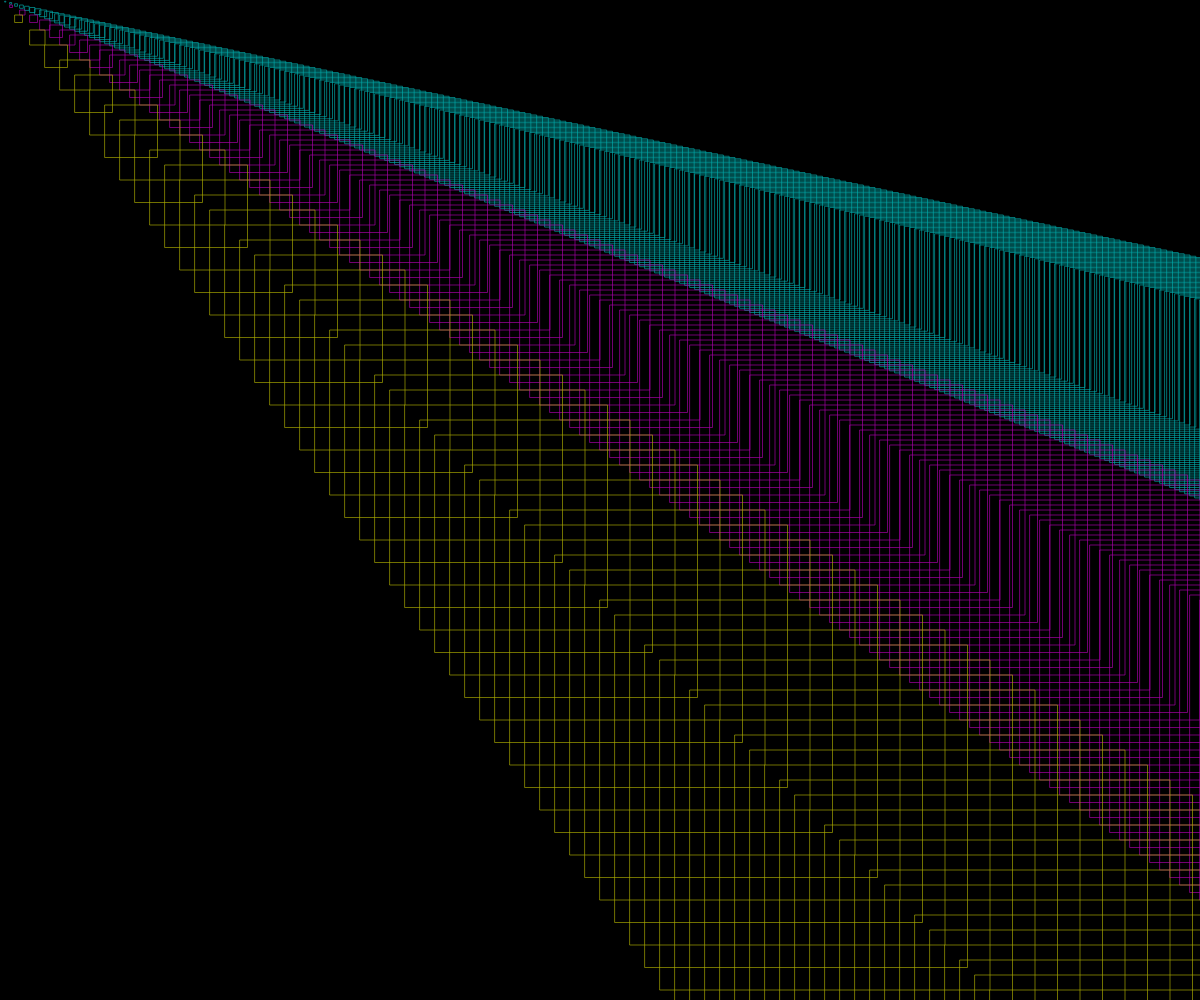
Frame 1 (no input)
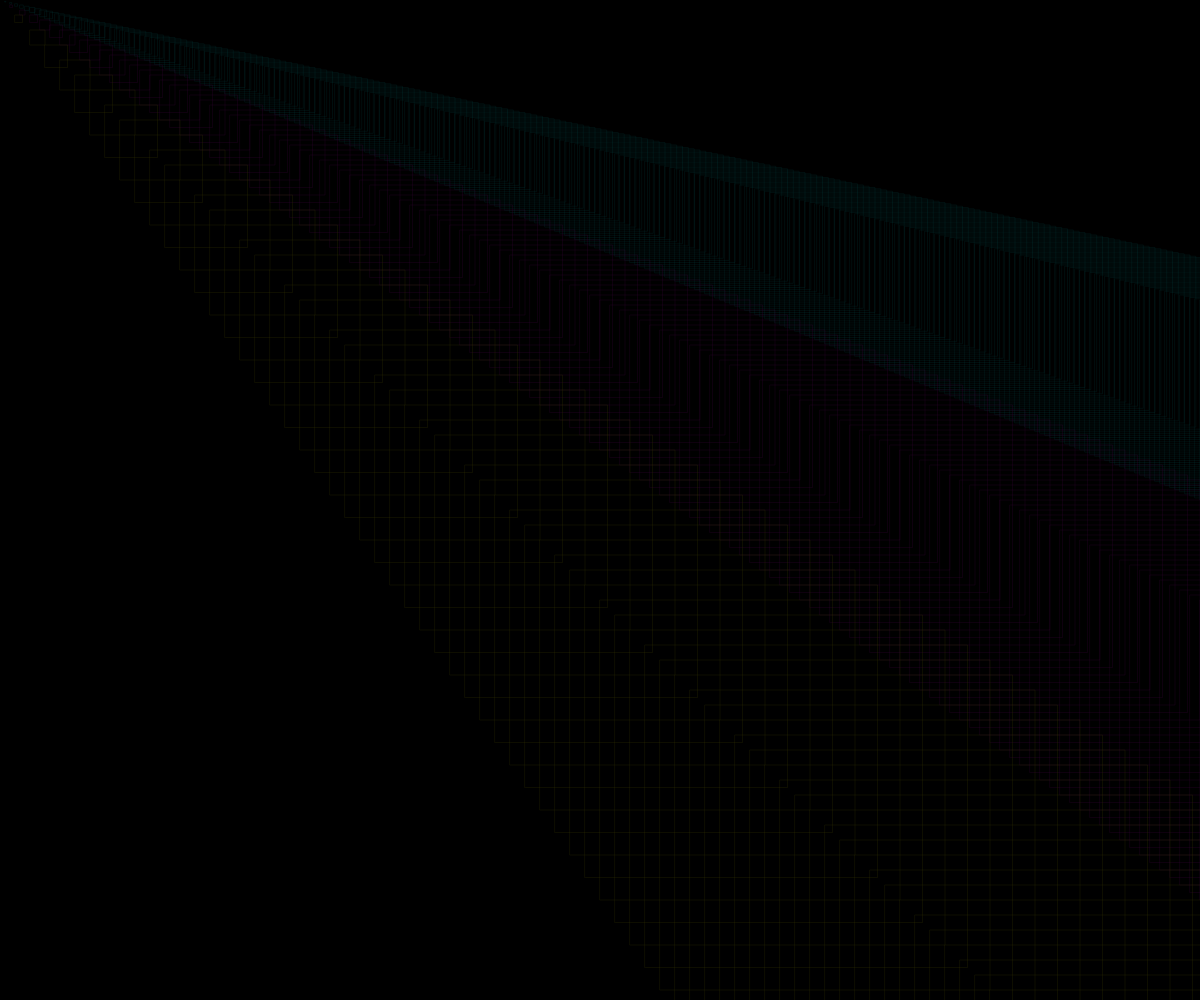
Frame 60 (no input)
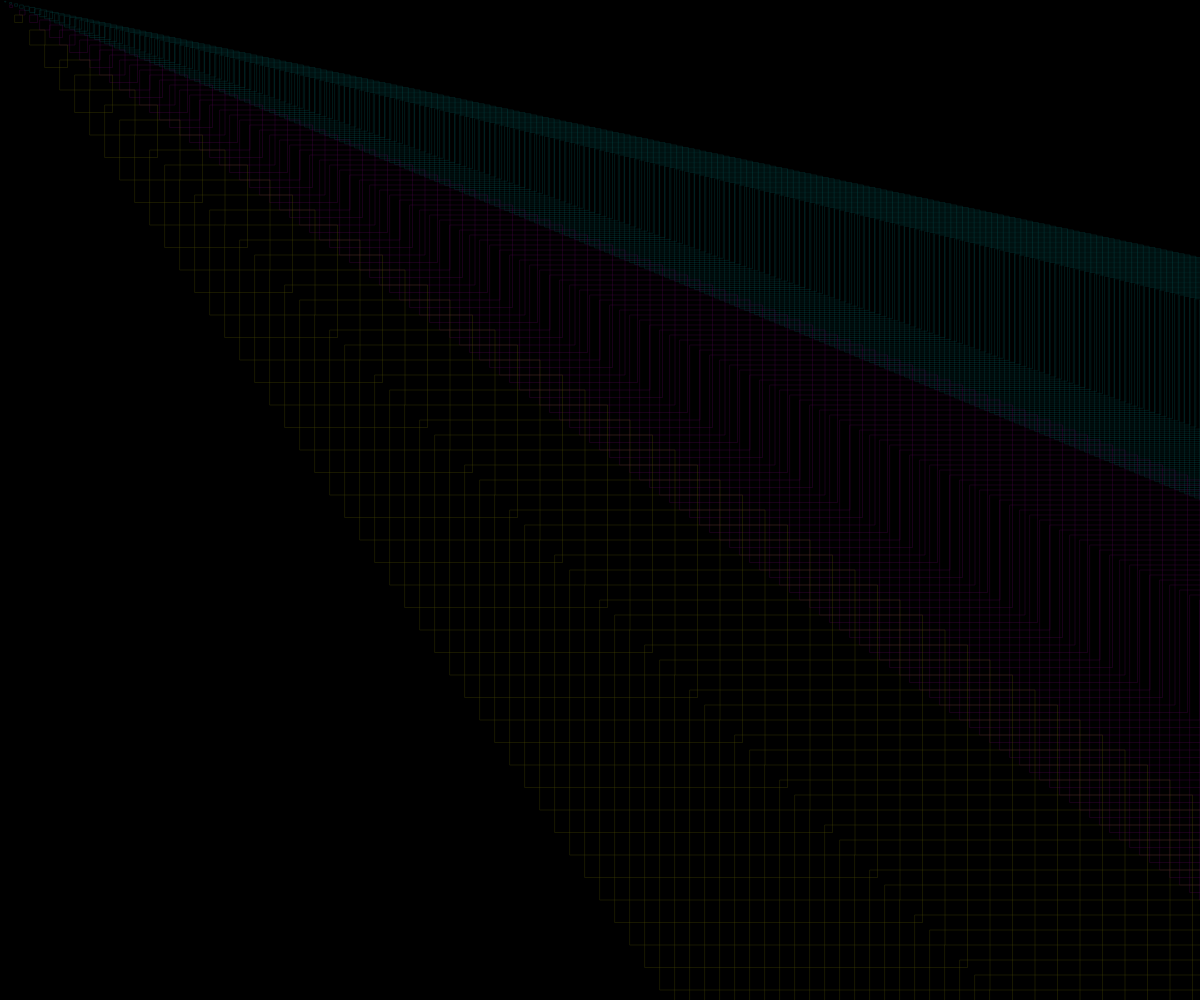
Frame 120 (the mouse pressed at the canvas centre since frame 60)

The p5.js sketch that drew these frames (run headless with seeded random() and noise() and a simulated clock; from frame 60 on, the mouse is pressed at the canvas centre):

// p5.js sketch
// ── sketch.js
var noiseScale = 0.02;

function setup() {
  createCanvas(windowWidth, windowHeight);
}

function draw() {
  background(0);
  noFill();
  var noiseVal = noise((frameCount) * noiseScale, (frameCount) * noiseScale);
  stroke(0, noiseVal * 255, noiseVal * 255, noiseVal * 255);

  for (let k = 0; k <= width; k += 5) {
    rect(k, k / 4, k / 6, k / 6);
  }
  stroke(noiseVal * 255, 0, noiseVal * 255, noiseVal * 255);

  for (let h = 0; h <= width; h += 10) {
    rect(h, h / 2, h / 4, h / 4);
  }
  stroke(noiseVal * 255, noiseVal * 255, 0, noiseVal * 255);

  for (let r = 0; r <= width; r += 15) {
    rect(r, r, r / 2, r / 2);
  }
}
